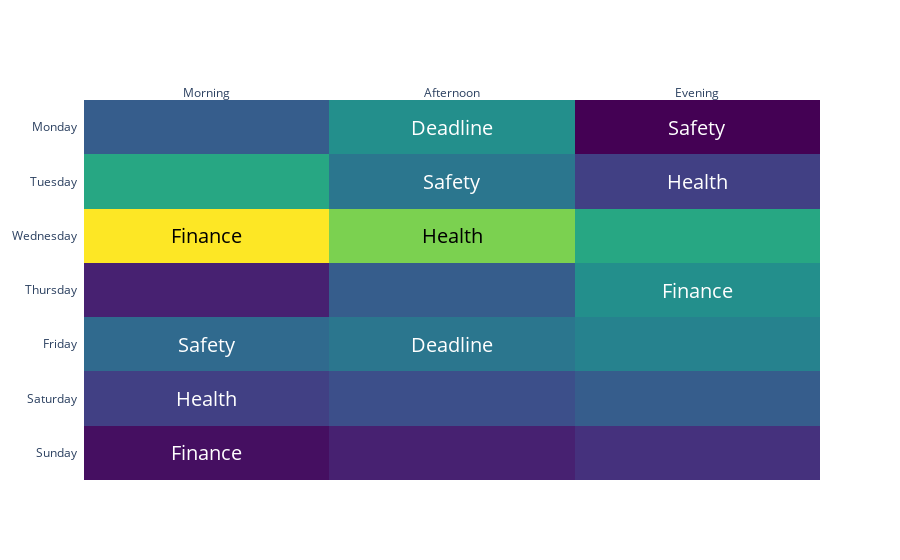

The notebook cell this image was saved under:
### Code cell
import plotly.figure_factory as ff
z = [[0.05,0.1,0.15],
     [0.2,0.25 ,0.3],
     [0.35,0.4,0.45],
    [0.1, 0.3, 0.5],
     [1.0, 0.8, 0.6],
     [0.6, 0.4, 0.2],
    [0.3,0.5,0.01]]

x = ['Morning', 'Afternoon', 'Evening']
y = ['Monday', 'Tuesday', 'Wednesday', 'Thursday', 'Friday', 'Saturday', 'Sunday']
y.reverse()
z_text = [['Finance', '', ''],
          ['Health', '', ''],
          ['Safety', 'Deadline', ''],
         ['', '', 'Finance'],
          ['Finance', 'Health', ''],
          ['', 'Safety', 'Health'],
         ['', 'Deadline', 'Safety']]
location = ['Home', '', '','Work', '', '','On the road', 'On the road', '',
         '', '', 'On the road','Work', 'Home', '', '', 'Work', 'Home', '', 'Home', 'Home']

z_text1 = [['Home', '', ''],
          ['Work', '', ''],
          ['Work', 'Home', ''],
         ['', '', 'On the road'],
          ['On the road', 'Others', ''],
          ['', 'Home', 'Others'],
         ['', 'On the road', 'Work']]
print(len(location))

hover=[]
# for x in range(21):
#     hover.append([i + '<br>' + 'Day: ' + str(j)
#                       for i, j in zip(element[x], atomic_mass[x])])
fig = ff.create_annotated_heatmap(z, x=x, y=y, annotation_text=z_text, colorscale='viridis',
                                   text=z_text1,hoverinfo="text"
    )
#                                  hovertemplate ='<b>Day</b>: %{y}'+'<br><b>Time of day</b>: %{x}'+
#     '<br><b>Location</b>: %{z_text1}<br>'
                                 
for i in range(len(fig.layout.annotations)):
    fig.layout.annotations[i].font.size = 20

fig.show()
fig.write_html("fig8.html")

### Figure 1 — Plotly figure (JSON) as saved in the notebook; plotly's stock layout.template omitted (floating-point values rounded to 4 significant figures)
{"data": [{"colorscale": [[0, "#440154"], [0.1111, "#482878"], [0.2222, "#3e4989"], [0.3333, "#31688e"], [0.4444, "#26828e"], [0.5556, "#1f9e89"], [0.6667, "#35b779"], [0.7778, "#6ece58"], [0.8889, "#b5de2b"], [1, "#fde725"]], "hoverinfo": "text", "reversescale": false, "showscale": false, "text": [["Home", "", ""], ["Work", "", ""], ["Work", "Home", ""], ["", "", "On the road"], ["On the road", "Others", ""], ["", "Home", "Others"], ["", "On the road", "Work"]], "type": "heatmap", "x": ["Morning", "Afternoon", "Evening"], "y": ["Sunday", "Saturday", "Friday", "Thursday", "Wednesday", "Tuesday", "Monday"], "z": [[0.05, 0.1, 0.15], [0.2, 0.25, 0.3], [0.35, 0.4, 0.45], [0.1, 0.3, 0.5], [1, 0.8, 0.6], [0.6, 0.4, 0.2], [0.3, 0.5, 0.01]]}], "layout": {"annotations": [{"font": {"color": "#FFFFFF", "size": 20}, "showarrow": false, "text": "Finance", "x": "Morning", "xref": "x", "y": "Sunday", "yref": "y"}, {"font": {"color": "#FFFFFF", "size": 20}, "showarrow": false, "text": "", "x": "Afternoon", "xref": "x", "y": "Sunday", "yref": "y"}, {"font": {"color": "#FFFFFF", "size": 20}, "showarrow": false, "text": "", "x": "Evening", "xref": "x", "y": "Sunday", "yref": "y"}, {"font": {"color": "#FFFFFF", "size": 20}, "showarrow": false, "text": "Health", "x": "Morning", "xref": "x", "y": "Saturday", "yref": "y"}, {"font": {"color": "#FFFFFF", "size": 20}, "showarrow": false, "text": "", "x": "Afternoon", "xref": "x", "y": "Saturday", "yref": "y"}, {"font": {"color": "#FFFFFF", "size": 20}, "showarrow": false, "text": "", "x": "Evening", "xref": "x", "y": "Saturday", "yref": "y"}, {"font": {"color": "#FFFFFF", "size": 20}, "showarrow": false, "text": "Safety", "x": "Morning", "xref": "x", "y": "Friday", "yref": "y"}, {"font": {"color": "#FFFFFF", "size": 20}, "showarrow": false, "text": "Deadline", "x": "Afternoon", "xref": "x", "y": "Friday", "yref": "y"}, {"font": {"color": "#FFFFFF", "size": 20}, "showarrow": false, "text": "", "x": "Evening", "xref": "x", "y": "Friday", "yref": "y"}, {"font": {"color": "#FFFFFF", "size": 20}, "showarrow": false, "text": "", "x": "Morning", "xref": "x", "y": "Thursday", "yref": "y"}, {"font": {"color": "#FFFFFF", "size": 20}, "showarrow": false, "text": "", "x": "Afternoon", "xref": "x", "y": "Thursday", "yref": "y"}, {"font": {"color": "#FFFFFF", "size": 20}, "showarrow": false, "text": "Finance", "x": "Evening", "xref": "x", "y": "Thursday", "yref": "y"}, {"font": {"color": "#000000", "size": 20}, "showarrow": false, "text": "Finance", "x": "Morning", "xref": "x", "y": "Wednesday", "yref": "y"}, {"font": {"color": "#000000", "size": 20}, "showarrow": false, "text": "Health", "x": "Afternoon", "xref": "x", "y": "Wednesday", "yref": "y"}, {"font": {"color": "#000000", "size": 20}, "showarrow": false, "text": "", "x": "Evening", "xref": "x", "y": "Wednesday", "yref": "y"}, {"font": {"color": "#000000", "size": 20}, "showarrow": false, "text": "", "x": "Morning", "xref": "x", "y": "Tuesday", "yref": "y"}, {"font": {"color": "#FFFFFF", "size": 20}, "showarrow": false, "text": "Safety", "x": "Afternoon", "xref": "x", "y": "Tuesday", "yref": "y"}, {"font": {"color": "#FFFFFF", "size": 20}, "showarrow": false, "text": "Health", "x": "Evening", "xref": "x", "y": "Tuesday", "yref": "y"}, {"font": {"color": "#FFFFFF", "size": 20}, "showarrow": false, "text": "", "x": "Morning", "xref": "x", "y": "Monday", "yref": "y"}, {"font": {"color": "#FFFFFF", "size": 20}, "showarrow": false, "text": "Deadline", "x": "Afternoon", "xref": "x", "y": "Monday", "yref": "y"}, {"font": {"color": "#FFFFFF", "size": 20}, "showarrow": false, "text": "Safety", "x": "Evening", "xref": "x", "y": "Monday", "yref": "y"}], "xaxis": {"dtick": 1, "gridcolor": "rgb(0, 0, 0)", "side": "top", "ticks": ""}, "yaxis": {"dtick": 1, "ticks": "", "ticksuffix": "  "}}}
